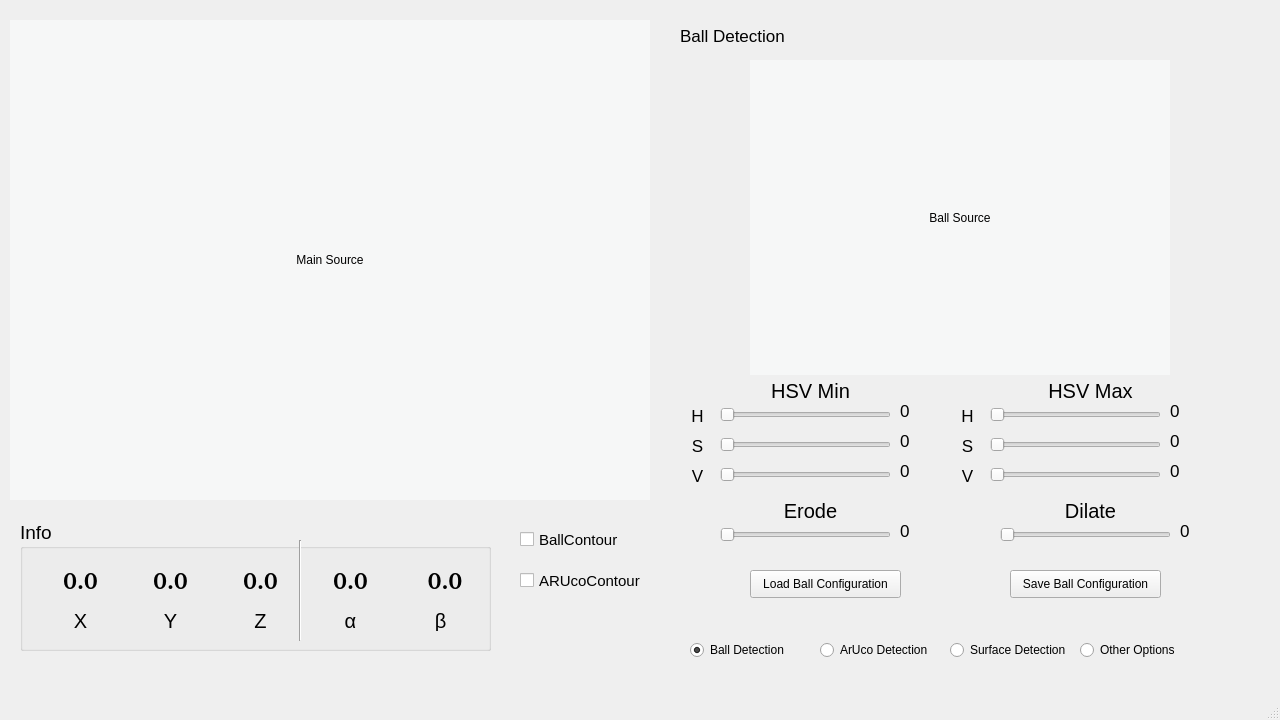
<?xml version="1.0" encoding="UTF-8"?>
<ui version="4.0">
 <class>MainWindow</class>
 <widget class="QMainWindow" name="MainWindow">
  <property name="geometry">
   <rect>
    <x>0</x>
    <y>0</y>
    <width>1280</width>
    <height>720</height>
   </rect>
  </property>
  <property name="sizePolicy">
   <sizepolicy hsizetype="Fixed" vsizetype="Fixed">
    <horstretch>0</horstretch>
    <verstretch>0</verstretch>
   </sizepolicy>
  </property>
  <property name="maximumSize">
   <size>
    <width>1280</width>
    <height>720</height>
   </size>
  </property>
  <property name="windowTitle">
   <string>Ball And Plate</string>
  </property>
  <widget class="QWidget" name="centralwidget">
   <widget class="QLabel" name="disp_main">
    <property name="geometry">
     <rect>
      <x>10</x>
      <y>20</y>
      <width>640</width>
      <height>480</height>
     </rect>
    </property>
    <property name="styleSheet">
     <string notr="true">background-color: rgb(246, 247, 247);</string>
    </property>
    <property name="text">
     <string>Main Source</string>
    </property>
    <property name="alignment">
     <set>Qt::AlignCenter</set>
    </property>
   </widget>
   <widget class="QGroupBox" name="groupBox">
    <property name="geometry">
     <rect>
      <x>20</x>
      <y>520</y>
      <width>471</width>
      <height>131</height>
     </rect>
    </property>
    <property name="font">
     <font>
      <pointsize>14</pointsize>
     </font>
    </property>
    <property name="title">
     <string>Info</string>
    </property>
    <widget class="QLabel" name="Qlabel_posZ">
     <property name="geometry">
      <rect>
       <x>200</x>
       <y>40</y>
       <width>81</width>
       <height>40</height>
      </rect>
     </property>
     <property name="font">
      <font>
       <family>was@peenang</family>
       <pointsize>18</pointsize>
       <weight>75</weight>
       <bold>true</bold>
      </font>
     </property>
     <property name="text">
      <string>0.0</string>
     </property>
     <property name="alignment">
      <set>Qt::AlignCenter</set>
     </property>
    </widget>
    <widget class="QLabel" name="Qlabel_posY">
     <property name="geometry">
      <rect>
       <x>110</x>
       <y>40</y>
       <width>81</width>
       <height>40</height>
      </rect>
     </property>
     <property name="font">
      <font>
       <family>was@peenang</family>
       <pointsize>18</pointsize>
       <weight>75</weight>
       <bold>true</bold>
      </font>
     </property>
     <property name="text">
      <string>0.0</string>
     </property>
     <property name="alignment">
      <set>Qt::AlignCenter</set>
     </property>
    </widget>
    <widget class="QLabel" name="Qlabel_posX">
     <property name="geometry">
      <rect>
       <x>20</x>
       <y>40</y>
       <width>81</width>
       <height>40</height>
      </rect>
     </property>
     <property name="font">
      <font>
       <family>was@peenang</family>
       <pointsize>18</pointsize>
       <weight>75</weight>
       <bold>true</bold>
      </font>
     </property>
     <property name="text">
      <string>0.0</string>
     </property>
     <property name="alignment">
      <set>Qt::AlignCenter</set>
     </property>
    </widget>
    <widget class="Line" name="line">
     <property name="geometry">
      <rect>
       <x>270</x>
       <y>20</y>
       <width>20</width>
       <height>101</height>
      </rect>
     </property>
     <property name="font">
      <font>
       <pointsize>12</pointsize>
      </font>
     </property>
     <property name="orientation">
      <enum>Qt::Vertical</enum>
     </property>
    </widget>
    <widget class="QLabel" name="Qlabel_alfa">
     <property name="geometry">
      <rect>
       <x>290</x>
       <y>40</y>
       <width>81</width>
       <height>40</height>
      </rect>
     </property>
     <property name="font">
      <font>
       <family>was@peenang</family>
       <pointsize>18</pointsize>
       <weight>75</weight>
       <bold>true</bold>
       <underline>false</underline>
      </font>
     </property>
     <property name="layoutDirection">
      <enum>Qt::LeftToRight</enum>
     </property>
     <property name="text">
      <string>0.0</string>
     </property>
     <property name="alignment">
      <set>Qt::AlignCenter</set>
     </property>
    </widget>
    <widget class="QLabel" name="Qlabel_beta">
     <property name="geometry">
      <rect>
       <x>390</x>
       <y>40</y>
       <width>70</width>
       <height>40</height>
      </rect>
     </property>
     <property name="font">
      <font>
       <family>was@peenang</family>
       <pointsize>18</pointsize>
       <weight>75</weight>
       <bold>true</bold>
      </font>
     </property>
     <property name="text">
      <string>0.0</string>
     </property>
     <property name="alignment">
      <set>Qt::AlignCenter</set>
     </property>
    </widget>
    <widget class="QLabel" name="x_pos">
     <property name="geometry">
      <rect>
       <x>30</x>
       <y>90</y>
       <width>61</width>
       <height>21</height>
      </rect>
     </property>
     <property name="font">
      <font>
       <pointsize>15</pointsize>
      </font>
     </property>
     <property name="text">
      <string>X</string>
     </property>
     <property name="alignment">
      <set>Qt::AlignCenter</set>
     </property>
    </widget>
    <widget class="QLabel" name="x_pos_2">
     <property name="geometry">
      <rect>
       <x>120</x>
       <y>90</y>
       <width>61</width>
       <height>21</height>
      </rect>
     </property>
     <property name="font">
      <font>
       <pointsize>15</pointsize>
      </font>
     </property>
     <property name="text">
      <string>Y</string>
     </property>
     <property name="alignment">
      <set>Qt::AlignCenter</set>
     </property>
    </widget>
    <widget class="QLabel" name="x_pos_3">
     <property name="geometry">
      <rect>
       <x>200</x>
       <y>90</y>
       <width>81</width>
       <height>21</height>
      </rect>
     </property>
     <property name="font">
      <font>
       <pointsize>15</pointsize>
      </font>
     </property>
     <property name="text">
      <string>Z</string>
     </property>
     <property name="alignment">
      <set>Qt::AlignCenter</set>
     </property>
    </widget>
    <widget class="QLabel" name="x_pos_4">
     <property name="geometry">
      <rect>
       <x>300</x>
       <y>90</y>
       <width>61</width>
       <height>21</height>
      </rect>
     </property>
     <property name="font">
      <font>
       <pointsize>15</pointsize>
      </font>
     </property>
     <property name="text">
      <string>α</string>
     </property>
     <property name="alignment">
      <set>Qt::AlignCenter</set>
     </property>
    </widget>
    <widget class="QLabel" name="x_pos_5">
     <property name="geometry">
      <rect>
       <x>390</x>
       <y>90</y>
       <width>61</width>
       <height>21</height>
      </rect>
     </property>
     <property name="font">
      <font>
       <pointsize>15</pointsize>
      </font>
     </property>
     <property name="text">
      <string>β</string>
     </property>
     <property name="alignment">
      <set>Qt::AlignCenter</set>
     </property>
    </widget>
   </widget>
   <widget class="QStackedWidget" name="stackedWidget">
    <property name="geometry">
     <rect>
      <x>670</x>
      <y>10</y>
      <width>591</width>
      <height>621</height>
     </rect>
    </property>
    <property name="currentIndex">
     <number>0</number>
    </property>
    <widget class="QWidget" name="BallPage">
     <widget class="QLabel" name="label_5">
      <property name="geometry">
       <rect>
        <x>10</x>
        <y>0</y>
        <width>161</width>
        <height>51</height>
       </rect>
      </property>
      <property name="font">
       <font>
        <pointsize>13</pointsize>
       </font>
      </property>
      <property name="text">
       <string>Ball Detection</string>
      </property>
     </widget>
     <widget class="QLabel" name="disp_Ball">
      <property name="geometry">
       <rect>
        <x>80</x>
        <y>50</y>
        <width>420</width>
        <height>315</height>
       </rect>
      </property>
      <property name="styleSheet">
       <string notr="true">background-color: rgb(246, 247, 247);</string>
      </property>
      <property name="text">
       <string>Ball Source</string>
      </property>
      <property name="alignment">
       <set>Qt::AlignCenter</set>
      </property>
     </widget>
     <widget class="QLabel" name="label_17">
      <property name="geometry">
       <rect>
        <x>20</x>
        <y>420</y>
        <width>15</width>
        <height>31</height>
       </rect>
      </property>
      <property name="maximumSize">
       <size>
        <width>15</width>
        <height>16777215</height>
       </size>
      </property>
      <property name="font">
       <font>
        <pointsize>13</pointsize>
       </font>
      </property>
      <property name="text">
       <string>S</string>
      </property>
      <property name="alignment">
       <set>Qt::AlignCenter</set>
      </property>
     </widget>
     <widget class="QLabel" name="S_Ball_min_label">
      <property name="geometry">
       <rect>
        <x>230</x>
        <y>420</y>
        <width>55</width>
        <height>21</height>
       </rect>
      </property>
      <property name="font">
       <font>
        <pointsize>13</pointsize>
       </font>
      </property>
      <property name="text">
       <string>0</string>
      </property>
     </widget>
     <widget class="QLabel" name="V_Ball_min_label">
      <property name="geometry">
       <rect>
        <x>230</x>
        <y>450</y>
        <width>55</width>
        <height>21</height>
       </rect>
      </property>
      <property name="font">
       <font>
        <pointsize>13</pointsize>
       </font>
      </property>
      <property name="text">
       <string>0</string>
      </property>
     </widget>
     <widget class="QSlider" name="Slider_V_Ball_min">
      <property name="geometry">
       <rect>
        <x>50</x>
        <y>450</y>
        <width>171</width>
        <height>30</height>
       </rect>
      </property>
      <property name="maximum">
       <number>255</number>
      </property>
      <property name="orientation">
       <enum>Qt::Horizontal</enum>
      </property>
      <property name="tickPosition">
       <enum>QSlider::NoTicks</enum>
      </property>
     </widget>
     <widget class="QLabel" name="label_9">
      <property name="geometry">
       <rect>
        <x>80</x>
        <y>370</y>
        <width>121</width>
        <height>21</height>
       </rect>
      </property>
      <property name="font">
       <font>
        <pointsize>15</pointsize>
       </font>
      </property>
      <property name="text">
       <string>HSV Min</string>
      </property>
      <property name="alignment">
       <set>Qt::AlignCenter</set>
      </property>
     </widget>
     <widget class="QLabel" name="label_18">
      <property name="geometry">
       <rect>
        <x>20</x>
        <y>450</y>
        <width>15</width>
        <height>31</height>
       </rect>
      </property>
      <property name="maximumSize">
       <size>
        <width>15</width>
        <height>16777215</height>
       </size>
      </property>
      <property name="font">
       <font>
        <pointsize>13</pointsize>
       </font>
      </property>
      <property name="text">
       <string>V</string>
      </property>
      <property name="alignment">
       <set>Qt::AlignCenter</set>
      </property>
     </widget>
     <widget class="QLabel" name="label_19">
      <property name="geometry">
       <rect>
        <x>20</x>
        <y>390</y>
        <width>15</width>
        <height>31</height>
       </rect>
      </property>
      <property name="maximumSize">
       <size>
        <width>15</width>
        <height>16777215</height>
       </size>
      </property>
      <property name="font">
       <font>
        <pointsize>13</pointsize>
       </font>
      </property>
      <property name="text">
       <string>H</string>
      </property>
      <property name="alignment">
       <set>Qt::AlignCenter</set>
      </property>
     </widget>
     <widget class="QSlider" name="Slider_H_Ball_min">
      <property name="geometry">
       <rect>
        <x>50</x>
        <y>390</y>
        <width>171</width>
        <height>30</height>
       </rect>
      </property>
      <property name="maximum">
       <number>255</number>
      </property>
      <property name="orientation">
       <enum>Qt::Horizontal</enum>
      </property>
      <property name="tickPosition">
       <enum>QSlider::NoTicks</enum>
      </property>
     </widget>
     <widget class="QSlider" name="Slider_S_Ball_min">
      <property name="geometry">
       <rect>
        <x>50</x>
        <y>420</y>
        <width>171</width>
        <height>30</height>
       </rect>
      </property>
      <property name="maximum">
       <number>255</number>
      </property>
      <property name="orientation">
       <enum>Qt::Horizontal</enum>
      </property>
      <property name="tickPosition">
       <enum>QSlider::NoTicks</enum>
      </property>
     </widget>
     <widget class="QLabel" name="H_Ball_min_label">
      <property name="geometry">
       <rect>
        <x>230</x>
        <y>390</y>
        <width>55</width>
        <height>21</height>
       </rect>
      </property>
      <property name="font">
       <font>
        <pointsize>13</pointsize>
       </font>
      </property>
      <property name="text">
       <string>0</string>
      </property>
     </widget>
     <widget class="QLabel" name="label_11">
      <property name="geometry">
       <rect>
        <x>360</x>
        <y>370</y>
        <width>121</width>
        <height>21</height>
       </rect>
      </property>
      <property name="font">
       <font>
        <pointsize>15</pointsize>
       </font>
      </property>
      <property name="text">
       <string>HSV Max</string>
      </property>
      <property name="alignment">
       <set>Qt::AlignCenter</set>
      </property>
     </widget>
     <widget class="QLabel" name="S_Ball_max_label">
      <property name="geometry">
       <rect>
        <x>500</x>
        <y>420</y>
        <width>55</width>
        <height>21</height>
       </rect>
      </property>
      <property name="font">
       <font>
        <pointsize>13</pointsize>
       </font>
      </property>
      <property name="text">
       <string>0</string>
      </property>
     </widget>
     <widget class="QLabel" name="H_Ball_max_label">
      <property name="geometry">
       <rect>
        <x>500</x>
        <y>390</y>
        <width>55</width>
        <height>21</height>
       </rect>
      </property>
      <property name="font">
       <font>
        <pointsize>13</pointsize>
       </font>
      </property>
      <property name="text">
       <string>0</string>
      </property>
     </widget>
     <widget class="QLabel" name="label_20">
      <property name="geometry">
       <rect>
        <x>290</x>
        <y>450</y>
        <width>15</width>
        <height>31</height>
       </rect>
      </property>
      <property name="maximumSize">
       <size>
        <width>15</width>
        <height>16777215</height>
       </size>
      </property>
      <property name="font">
       <font>
        <pointsize>13</pointsize>
       </font>
      </property>
      <property name="text">
       <string>V</string>
      </property>
      <property name="alignment">
       <set>Qt::AlignCenter</set>
      </property>
     </widget>
     <widget class="QLabel" name="label_21">
      <property name="geometry">
       <rect>
        <x>290</x>
        <y>390</y>
        <width>15</width>
        <height>31</height>
       </rect>
      </property>
      <property name="maximumSize">
       <size>
        <width>15</width>
        <height>16777215</height>
       </size>
      </property>
      <property name="font">
       <font>
        <pointsize>13</pointsize>
       </font>
      </property>
      <property name="text">
       <string>H</string>
      </property>
      <property name="alignment">
       <set>Qt::AlignCenter</set>
      </property>
     </widget>
     <widget class="QSlider" name="Slider_V_Ball_max">
      <property name="geometry">
       <rect>
        <x>320</x>
        <y>450</y>
        <width>171</width>
        <height>30</height>
       </rect>
      </property>
      <property name="maximum">
       <number>255</number>
      </property>
      <property name="orientation">
       <enum>Qt::Horizontal</enum>
      </property>
      <property name="tickPosition">
       <enum>QSlider::NoTicks</enum>
      </property>
     </widget>
     <widget class="QSlider" name="Slider_S_Ball_max">
      <property name="geometry">
       <rect>
        <x>320</x>
        <y>420</y>
        <width>171</width>
        <height>30</height>
       </rect>
      </property>
      <property name="maximum">
       <number>255</number>
      </property>
      <property name="orientation">
       <enum>Qt::Horizontal</enum>
      </property>
      <property name="tickPosition">
       <enum>QSlider::NoTicks</enum>
      </property>
     </widget>
     <widget class="QLabel" name="V_Ball_max_label">
      <property name="geometry">
       <rect>
        <x>500</x>
        <y>450</y>
        <width>55</width>
        <height>21</height>
       </rect>
      </property>
      <property name="font">
       <font>
        <pointsize>13</pointsize>
       </font>
      </property>
      <property name="text">
       <string>0</string>
      </property>
     </widget>
     <widget class="QSlider" name="Slider_H_Ball_max">
      <property name="geometry">
       <rect>
        <x>320</x>
        <y>390</y>
        <width>171</width>
        <height>30</height>
       </rect>
      </property>
      <property name="maximum">
       <number>255</number>
      </property>
      <property name="orientation">
       <enum>Qt::Horizontal</enum>
      </property>
      <property name="tickPosition">
       <enum>QSlider::NoTicks</enum>
      </property>
     </widget>
     <widget class="QLabel" name="label_23">
      <property name="geometry">
       <rect>
        <x>290</x>
        <y>420</y>
        <width>15</width>
        <height>31</height>
       </rect>
      </property>
      <property name="maximumSize">
       <size>
        <width>15</width>
        <height>16777215</height>
       </size>
      </property>
      <property name="font">
       <font>
        <pointsize>13</pointsize>
       </font>
      </property>
      <property name="text">
       <string>S</string>
      </property>
      <property name="alignment">
       <set>Qt::AlignCenter</set>
      </property>
     </widget>
     <widget class="QSlider" name="Slider_Erode_Ball">
      <property name="geometry">
       <rect>
        <x>50</x>
        <y>510</y>
        <width>171</width>
        <height>30</height>
       </rect>
      </property>
      <property name="maximum">
       <number>5</number>
      </property>
      <property name="orientation">
       <enum>Qt::Horizontal</enum>
      </property>
      <property name="tickPosition">
       <enum>QSlider::NoTicks</enum>
      </property>
     </widget>
     <widget class="QLabel" name="Erode_Ball_label">
      <property name="geometry">
       <rect>
        <x>230</x>
        <y>510</y>
        <width>55</width>
        <height>21</height>
       </rect>
      </property>
      <property name="font">
       <font>
        <pointsize>13</pointsize>
       </font>
      </property>
      <property name="text">
       <string>0</string>
      </property>
     </widget>
     <widget class="QLabel" name="label_13">
      <property name="geometry">
       <rect>
        <x>80</x>
        <y>490</y>
        <width>121</width>
        <height>21</height>
       </rect>
      </property>
      <property name="font">
       <font>
        <pointsize>15</pointsize>
       </font>
      </property>
      <property name="text">
       <string>Erode</string>
      </property>
      <property name="alignment">
       <set>Qt::AlignCenter</set>
      </property>
     </widget>
     <widget class="QLabel" name="Dilate_Ball_label">
      <property name="geometry">
       <rect>
        <x>510</x>
        <y>510</y>
        <width>55</width>
        <height>21</height>
       </rect>
      </property>
      <property name="font">
       <font>
        <pointsize>13</pointsize>
       </font>
      </property>
      <property name="text">
       <string>0</string>
      </property>
     </widget>
     <widget class="QLabel" name="label_14">
      <property name="geometry">
       <rect>
        <x>360</x>
        <y>490</y>
        <width>121</width>
        <height>21</height>
       </rect>
      </property>
      <property name="font">
       <font>
        <pointsize>15</pointsize>
       </font>
      </property>
      <property name="text">
       <string>Dilate</string>
      </property>
      <property name="alignment">
       <set>Qt::AlignCenter</set>
      </property>
     </widget>
     <widget class="QSlider" name="Slider_Dilate_Ball">
      <property name="geometry">
       <rect>
        <x>330</x>
        <y>510</y>
        <width>171</width>
        <height>30</height>
       </rect>
      </property>
      <property name="maximum">
       <number>5</number>
      </property>
      <property name="orientation">
       <enum>Qt::Horizontal</enum>
      </property>
      <property name="tickPosition">
       <enum>QSlider::NoTicks</enum>
      </property>
     </widget>
     <widget class="QPushButton" name="Save_Ball_Button">
      <property name="geometry">
       <rect>
        <x>340</x>
        <y>560</y>
        <width>151</width>
        <height>28</height>
       </rect>
      </property>
      <property name="text">
       <string>Save Ball Configuration</string>
      </property>
     </widget>
     <widget class="QPushButton" name="Load_Ball_Button">
      <property name="geometry">
       <rect>
        <x>80</x>
        <y>560</y>
        <width>151</width>
        <height>28</height>
       </rect>
      </property>
      <property name="text">
       <string>Load Ball Configuration</string>
      </property>
     </widget>
    </widget>
    <widget class="QWidget" name="ArUcoPage">
     <widget class="QLabel" name="label_6">
      <property name="geometry">
       <rect>
        <x>10</x>
        <y>0</y>
        <width>161</width>
        <height>51</height>
       </rect>
      </property>
      <property name="font">
       <font>
        <pointsize>13</pointsize>
       </font>
      </property>
      <property name="text">
       <string>ArUco Detection</string>
      </property>
     </widget>
     <widget class="QLabel" name="disp_Aruco">
      <property name="geometry">
       <rect>
        <x>30</x>
        <y>50</y>
        <width>512</width>
        <height>384</height>
       </rect>
      </property>
      <property name="styleSheet">
       <string notr="true">background-color: rgb(246, 247, 247);</string>
      </property>
      <property name="text">
       <string>ArUco Source</string>
      </property>
      <property name="alignment">
       <set>Qt::AlignCenter</set>
      </property>
     </widget>
    </widget>
    <widget class="QWidget" name="SurfacePage">
     <widget class="QLabel" name="label_8">
      <property name="geometry">
       <rect>
        <x>10</x>
        <y>0</y>
        <width>211</width>
        <height>51</height>
       </rect>
      </property>
      <property name="font">
       <font>
        <pointsize>13</pointsize>
       </font>
      </property>
      <property name="text">
       <string>Surface Detection</string>
      </property>
     </widget>
     <widget class="QLabel" name="Charuco_Angles">
      <property name="geometry">
       <rect>
        <x>40</x>
        <y>150</y>
        <width>91</width>
        <height>21</height>
       </rect>
      </property>
      <property name="font">
       <font>
        <pointsize>14</pointsize>
       </font>
      </property>
      <property name="text">
       <string>ChArUco</string>
      </property>
      <property name="alignment">
       <set>Qt::AlignCenter</set>
      </property>
     </widget>
     <widget class="QLabel" name="Yaw">
      <property name="geometry">
       <rect>
        <x>140</x>
        <y>70</y>
        <width>141</width>
        <height>21</height>
       </rect>
      </property>
      <property name="font">
       <font>
        <pointsize>15</pointsize>
       </font>
      </property>
      <property name="text">
       <string>Yaw</string>
      </property>
      <property name="alignment">
       <set>Qt::AlignCenter</set>
      </property>
     </widget>
     <widget class="Line" name="line_2">
      <property name="geometry">
       <rect>
        <x>130</x>
        <y>110</y>
        <width>16</width>
        <height>100</height>
       </rect>
      </property>
      <property name="orientation">
       <enum>Qt::Vertical</enum>
      </property>
     </widget>
     <widget class="Line" name="line_3">
      <property name="geometry">
       <rect>
        <x>140</x>
        <y>200</y>
        <width>411</width>
        <height>20</height>
       </rect>
      </property>
      <property name="orientation">
       <enum>Qt::Horizontal</enum>
      </property>
     </widget>
     <widget class="Line" name="line_5">
      <property name="geometry">
       <rect>
        <x>270</x>
        <y>110</y>
        <width>20</width>
        <height>100</height>
       </rect>
      </property>
      <property name="orientation">
       <enum>Qt::Vertical</enum>
      </property>
     </widget>
     <widget class="Line" name="line_6">
      <property name="geometry">
       <rect>
        <x>137</x>
        <y>100</y>
        <width>411</width>
        <height>20</height>
       </rect>
      </property>
      <property name="orientation">
       <enum>Qt::Horizontal</enum>
      </property>
     </widget>
     <widget class="Line" name="line_8">
      <property name="geometry">
       <rect>
        <x>410</x>
        <y>110</y>
        <width>16</width>
        <height>100</height>
       </rect>
      </property>
      <property name="orientation">
       <enum>Qt::Vertical</enum>
      </property>
     </widget>
     <widget class="Line" name="line_9">
      <property name="geometry">
       <rect>
        <x>540</x>
        <y>110</y>
        <width>16</width>
        <height>100</height>
       </rect>
      </property>
      <property name="orientation">
       <enum>Qt::Vertical</enum>
      </property>
     </widget>
     <widget class="QLabel" name="Pitch">
      <property name="geometry">
       <rect>
        <x>280</x>
        <y>70</y>
        <width>141</width>
        <height>21</height>
       </rect>
      </property>
      <property name="font">
       <font>
        <pointsize>15</pointsize>
       </font>
      </property>
      <property name="text">
       <string>Pitch</string>
      </property>
      <property name="alignment">
       <set>Qt::AlignCenter</set>
      </property>
     </widget>
     <widget class="QLabel" name="Roll">
      <property name="geometry">
       <rect>
        <x>420</x>
        <y>70</y>
        <width>131</width>
        <height>21</height>
       </rect>
      </property>
      <property name="font">
       <font>
        <pointsize>15</pointsize>
       </font>
      </property>
      <property name="text">
       <string>Roll</string>
      </property>
      <property name="alignment">
       <set>Qt::AlignCenter</set>
      </property>
     </widget>
     <widget class="QLabel" name="Yaw_Angle">
      <property name="geometry">
       <rect>
        <x>150</x>
        <y>140</y>
        <width>121</width>
        <height>40</height>
       </rect>
      </property>
      <property name="font">
       <font>
        <family>was@peenang</family>
        <pointsize>18</pointsize>
        <weight>75</weight>
        <bold>true</bold>
        <underline>false</underline>
       </font>
      </property>
      <property name="layoutDirection">
       <enum>Qt::LeftToRight</enum>
      </property>
      <property name="text">
       <string>0.0</string>
      </property>
      <property name="alignment">
       <set>Qt::AlignCenter</set>
      </property>
     </widget>
     <widget class="QLabel" name="Pitch_Angle">
      <property name="geometry">
       <rect>
        <x>290</x>
        <y>140</y>
        <width>121</width>
        <height>40</height>
       </rect>
      </property>
      <property name="font">
       <font>
        <family>was@peenang</family>
        <pointsize>18</pointsize>
        <weight>75</weight>
        <bold>true</bold>
        <underline>false</underline>
       </font>
      </property>
      <property name="layoutDirection">
       <enum>Qt::LeftToRight</enum>
      </property>
      <property name="text">
       <string>0.0</string>
      </property>
      <property name="alignment">
       <set>Qt::AlignCenter</set>
      </property>
     </widget>
     <widget class="QLabel" name="Roll_Angle">
      <property name="geometry">
       <rect>
        <x>420</x>
        <y>140</y>
        <width>121</width>
        <height>40</height>
       </rect>
      </property>
      <property name="font">
       <font>
        <family>was@peenang</family>
        <pointsize>18</pointsize>
        <weight>75</weight>
        <bold>true</bold>
        <underline>false</underline>
       </font>
      </property>
      <property name="layoutDirection">
       <enum>Qt::LeftToRight</enum>
      </property>
      <property name="text">
       <string>0.0</string>
      </property>
      <property name="alignment">
       <set>Qt::AlignCenter</set>
      </property>
     </widget>
    </widget>
    <widget class="QWidget" name="OtherOptionsPage">
     <widget class="QLabel" name="label_7">
      <property name="geometry">
       <rect>
        <x>10</x>
        <y>0</y>
        <width>191</width>
        <height>51</height>
       </rect>
      </property>
      <property name="font">
       <font>
        <pointsize>13</pointsize>
       </font>
      </property>
      <property name="text">
       <string>Other Options</string>
      </property>
     </widget>
     <widget class="QCheckBox" name="enableUndistortion">
      <property name="geometry">
       <rect>
        <x>30</x>
        <y>70</y>
        <width>311</width>
        <height>21</height>
       </rect>
      </property>
      <property name="font">
       <font>
        <pointsize>14</pointsize>
       </font>
      </property>
      <property name="text">
       <string>Enable Camera Undistortion</string>
      </property>
     </widget>
     <widget class="QCheckBox" name="enableArUcoDetection">
      <property name="geometry">
       <rect>
        <x>30</x>
        <y>110</y>
        <width>311</width>
        <height>21</height>
       </rect>
      </property>
      <property name="font">
       <font>
        <pointsize>14</pointsize>
       </font>
      </property>
      <property name="text">
       <string>Enable ArUco Detection</string>
      </property>
     </widget>
    </widget>
   </widget>
   <widget class="QCheckBox" name="enableBallContour">
    <property name="geometry">
     <rect>
      <x>520</x>
      <y>529</y>
      <width>121</width>
      <height>21</height>
     </rect>
    </property>
    <property name="font">
     <font>
      <pointsize>11</pointsize>
     </font>
    </property>
    <property name="text">
     <string>BallContour</string>
    </property>
   </widget>
   <widget class="QCheckBox" name="enableChArUcoContour">
    <property name="geometry">
     <rect>
      <x>520</x>
      <y>570</y>
      <width>151</width>
      <height>21</height>
     </rect>
    </property>
    <property name="font">
     <font>
      <pointsize>11</pointsize>
     </font>
    </property>
    <property name="text">
     <string>ARUcoContour</string>
    </property>
   </widget>
   <widget class="QRadioButton" name="BallSelectButton">
    <property name="geometry">
     <rect>
      <x>690</x>
      <y>640</y>
      <width>111</width>
      <height>20</height>
     </rect>
    </property>
    <property name="text">
     <string>Ball Detection</string>
    </property>
    <property name="checked">
     <bool>true</bool>
    </property>
   </widget>
   <widget class="QRadioButton" name="ArUcoSelectButton">
    <property name="geometry">
     <rect>
      <x>820</x>
      <y>640</y>
      <width>121</width>
      <height>20</height>
     </rect>
    </property>
    <property name="text">
     <string>ArUco Detection</string>
    </property>
   </widget>
   <widget class="QRadioButton" name="OtherOptionsSelectButton">
    <property name="geometry">
     <rect>
      <x>1080</x>
      <y>640</y>
      <width>111</width>
      <height>20</height>
     </rect>
    </property>
    <property name="text">
     <string>Other Options</string>
    </property>
   </widget>
   <widget class="QRadioButton" name="SurfaceSelectButton">
    <property name="geometry">
     <rect>
      <x>950</x>
      <y>640</y>
      <width>131</width>
      <height>20</height>
     </rect>
    </property>
    <property name="text">
     <string>Surface Detection</string>
    </property>
   </widget>
  </widget>
  <widget class="QMenuBar" name="menubar">
   <property name="geometry">
    <rect>
     <x>0</x>
     <y>0</y>
     <width>1280</width>
     <height>26</height>
    </rect>
   </property>
  </widget>
  <widget class="QStatusBar" name="statusbar"/>
 </widget>
 <resources/>
 <connections/>
</ui>
